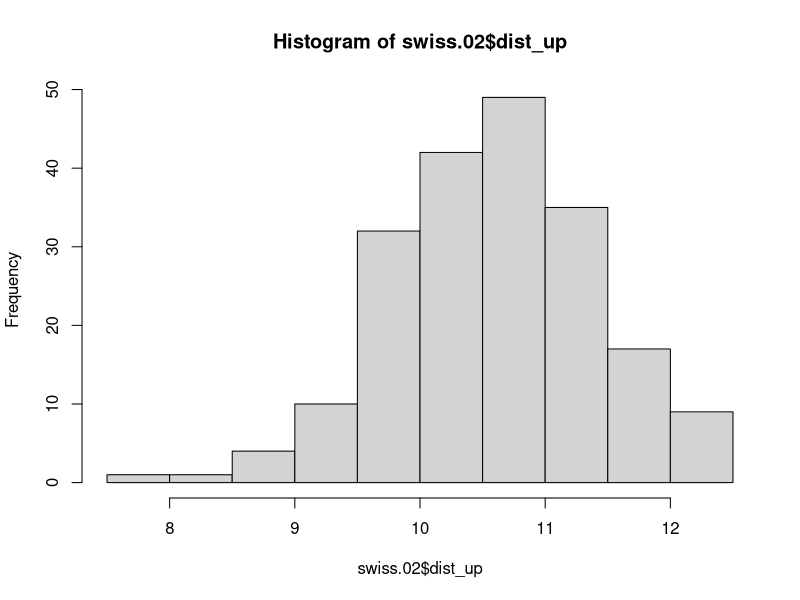
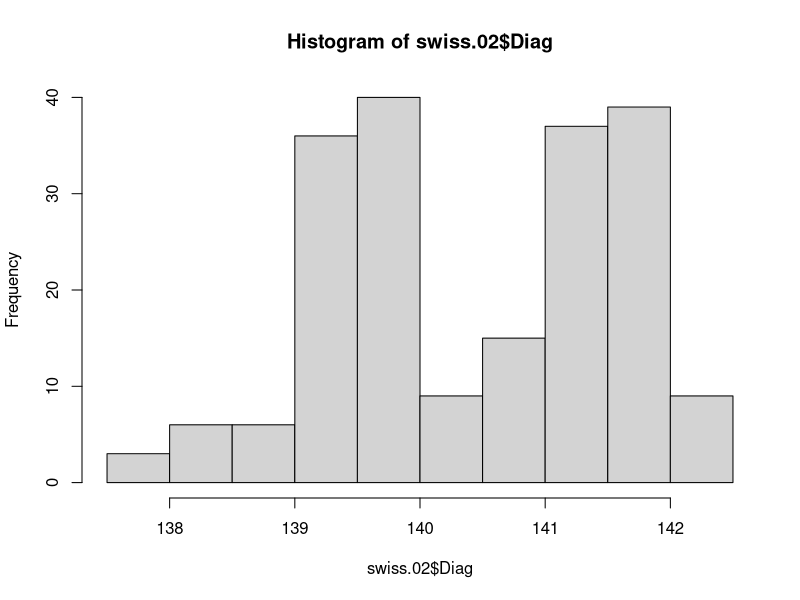
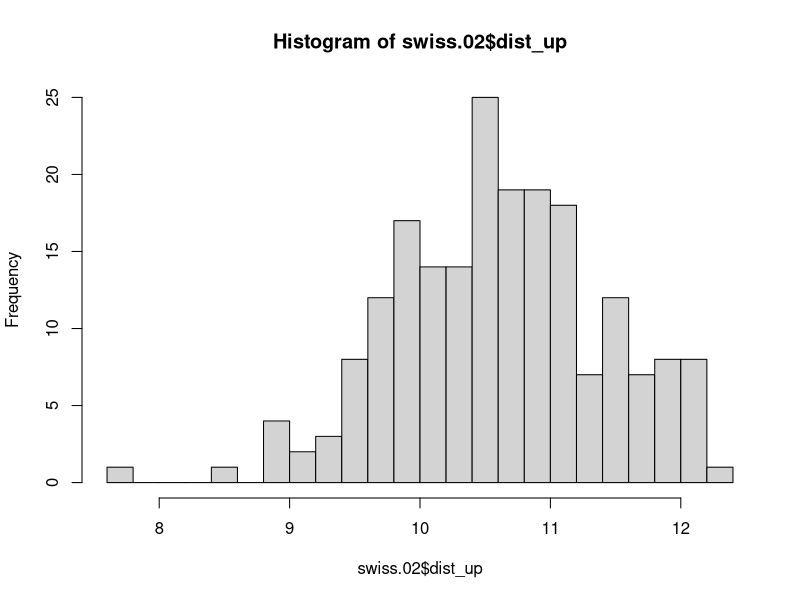
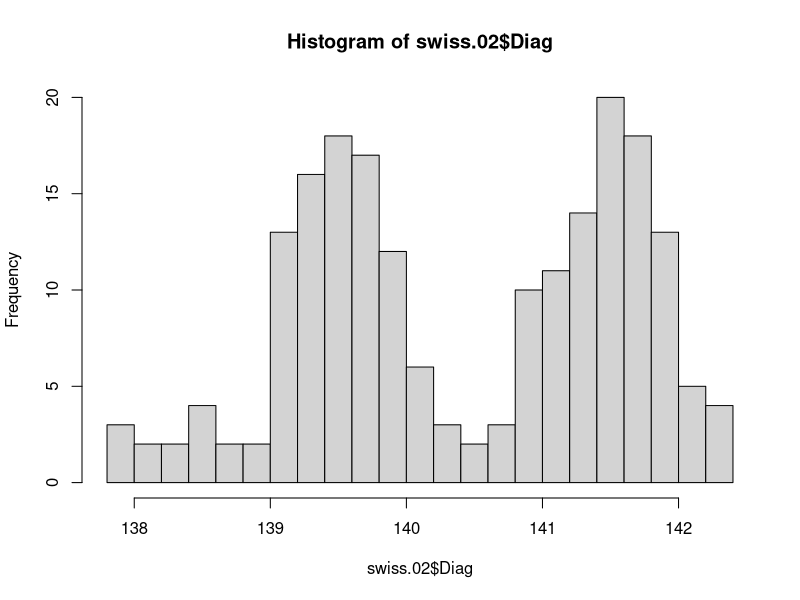
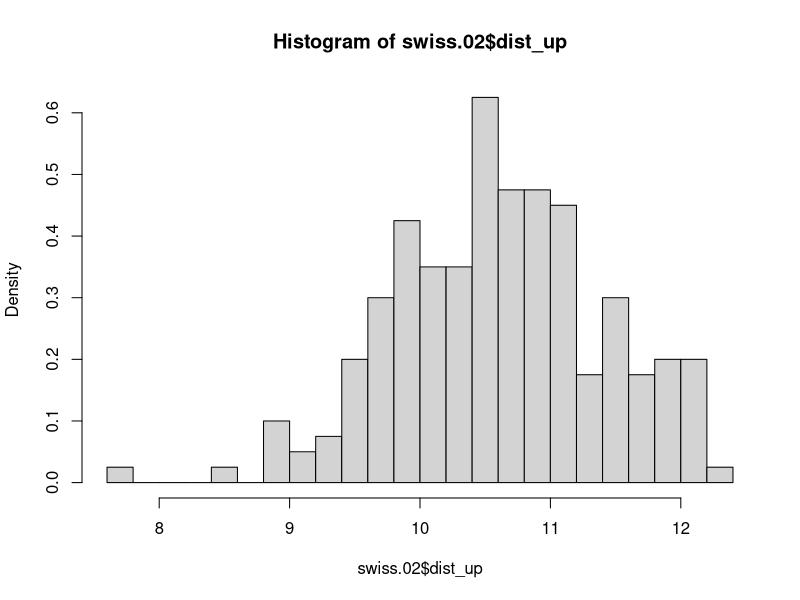

The R source for these figures, in order: (Note: this script raises an error after producing the figures.)
#### Знакомство с R. Набор данных Swiss Bank Notes.
#### Версия 26.02.2016

# Задача: предложить процедуру, которая различала бы фальшивые и подлинные
# банкноты Швейцарии.
# Описание данных находится в файле Swiss Bank Notes_описание.doc

# Не забыть установить рабочий каталог, R ищет данные в нем.
setwd("week_02/data")

## Шаг 1. Читаем данные, они находятся в файле Swiss_Bank_Notes_R

# В результате получится таблица с данными, которую будем называть swiss.01
swiss.01 <- read.table("Swiss Bank Notes.dat", header=TRUE, sep="", dec=",")
# read.table - это функция.
# В круглых скобках - аргументы функции.
# "Swiss Bank Notes.dat" - путь к файлу с данными по отношению к рабочему
# каталогу.
# header - указываем, есть в первой строке названия переменных, или нет.
# sep - указываем, какой символ отделяет поля данных.
# dec - символ, который отделяет десятичные знаки.

# Результат импорта не показан.
# Чтобы посмотреть, что получилось, чтобы убедиться, что все правильно,
# наберем
swiss.01

# Дальше я постоянно буду вызывать созданные объекты,
# чтобы проверить себя и убедиться, что все хорошо

## Шаг 2. Добавляется новый столбец – индикатор типа банкнот.

# Информация, какие банкноты подлинные, а какие нет, представлена неудобно.
# Удобнее, когда присутствует столбец-индикатор.
# Создадим его и назовем этот столбец origin.
# Код '1' = банкнота подлинная, код '0' = банкнота фальшивая.
# Новую таблицу с данными будем называть swiss.02

# 1-й вариант решения

# Создадим вектор, первые 100 элементов равны 1, следующие 100 - 0
origin <- c(rep(1, 100), rep(0, 100))
# Объединяем таблицу и вектор в новую таблицу
swiss.02 <- data.frame(swiss.01, origin)
swiss.02
# Присвоение в R записывается <- или =

## Типы данных в R

# Проверка типа данных у объекта
class(swiss.02)

# Скаляр — скаляров в R нет. Скаляр — это вектор длины 1
# Векторы
# - числовые (numeric)
# - текстовые (character)
# - логические (logical)
# - факторы (factors) (о них позднее)
# - временные ряды (ts) (о них позднее)
# Матрицы (matrix)
# Таблицы (data.frame) (вытесняется data.table)
# Cписок (list)

# 2-й вариант решения

# сначала удалим данные из памяти для чистоты эксперимента
rm(swiss.02, origin)

# Команда rm(имя, имя, имя)
# Удаляет перечисленные в скобках объекты из пути поиска и  
# тем самым очищает память.
# Команда rm(list = ls(all = TRUE)) полностью очищает память
swiss.02 <- swiss.01
swiss.02$origin <- c(rep(1, 100), rep(0, 100))

# 3-й вариант решения

# сначала удалим данные из памяти для чистоты эксперимента
rm(swiss.02, origin)
origin <- 0

# Разберитесь, как объединяется таблица и скаляр…
swiss.02 <- data.frame(swiss.01, origin)
swiss.02$origin[1:100] <-1
swiss.02

# проверяем имена переменных: проверим себя, вдруг что-то забыли
names(swiss.02)

## Шаг 3. Выполнение программ (скриптов) в R

# Сначала удалим всю информацию из памяти
# rm(swiss.01, swiss.02, origin)

# Теперь выполним программу
# возможно, придется редактировать строку, в которой читается файл
# source("script_1")

## Шаг 4. Знакомство с данными. Описательные статистики.

dim(swiss.02)

# Для векторов length(swiss.02)
nrow(swiss.02)
ncol(swiss.02)
str(swiss.02)
summary(swiss.02)

## Шаг 5. Гистограмма.

# Вариант 1. Все параметры задаются по умолчанию
hist(swiss.02$dist_up)
hist(swiss.02$Diag)

# Вопрос: что измеряется на вертикальной оси координат?
# по умолчанию ширина столбца вычисляется по правилу “Sturges”.
# По правилу Sturges'а число столбцов k = log2(n)+1
# breaks = "Scott"
# breaks = "Freedman-Diaconis".

# Вариант 2. Задаем число столбцов, 
# остальные параметры задаются по умолчанию
hist(swiss.02$dist_up, breaks=18)
hist(swiss.02$Diag, breaks=18)

# Вопрос: Почему столбцов гистограммы не 18?

# Вариант 3. Задаем число столбцов и способ вычисления высоты столбца,
# остальные параметры задаются по умолчанию
hist(swiss.02$dist_up, breaks=18, probability=TRUE)

# Дополнительно. При построении гистограммы можно задавать границы
# интервалов, над которыми строятся столбики. Как-то так...
hist(x, breaks=b, ...)
# Но для этого надо предварительно заготовить вектор b
# с координатами точек – границ интервалов

## Шаг 6. Столбиковая диаграмма.

# Строим столбиковую диаграмму
# Пример. Смертность в штате Вирджиния - находится во в 
# поставляемом вместе с набором данных VADeaths. 
# Посмотрим его:
VADeaths

barplot(VADeaths, beside=TRUE, legend=TRUE, ylim=c(0, 90),
        ylab="Deaths per 1000", main="Death rates in Virginia")

# Вопрос: в чем разница с гистограммой?

## Шаг 7. Круговая диаграмма.

groupsizes <- c(18, 30, 32, 10, 10)
labels <- c("A", "B", "C", "D", "F")
pie(groupsizes, labels, col=c("grey40", "white", "grey", "black", "grey90"))

## Шаг 8. Диаграмма рассеивания.

# Строим диаграмму рассеивания
plot(swiss.02$Length, swiss.02$Diag)

## Шаг 9. Использование цвета на графике.

# Вариант 1
# Строим диаграмму рассеивания, при этом точки, соответствующие фальшивым
# и подлинным банкнотам отмечаем разными символами.
# Сначала рисуем пустые оси координат, смасштабированные
# «правильным образом»
plot(swiss.02$Length, swiss.02$Diag, type="n", xlab="Length",
     ylab="Diagonal", main="Swiss Bank Notes")
# Добавляем точки, соответствующие подлинным банкнотам
points(swiss.02$Length[swiss.02$origin==1],
       swiss.02$Diag[swiss.02$origin==1],pch=3)
# Добавляем точки, соответствующие фальшивым банкнотам
points(swiss.02$Length[swiss.02$origin==0],
       swiss.02$Diag[swiss.02$origin==0],pch=1)
# Обратите внимание на разницу между = и ==

# Вариант 2
# Строим диаграмму рассеивания, точки, соответствующие фальшивым и
# подлинным банкнотам отмечаем разными символами и разным цветом.
plot(swiss.02$Length, swiss.02$Diag, type="n", xlab="Length",
     ylab="Diagonal", main="Swiss Bank Notes")
points(swiss.02$Length[swiss.02$origin==1],
       swiss.02$Diag[swiss.02$origin==1],pch=3, col=3)
points(swiss.02$Length[swiss.02$origin==0],
       swiss.02$Diag[swiss.02$origin==0],pch=1, col=6)

## Шаг 10. Матрица диаграмм рассеивания

# Вариант 1
plot(swiss.02)
# Вариант 2
pairs(swiss.02)
# Просто для сведения:
pairs(swiss.01, main = "Швейцарские банкноты",
      pch = c(21), cex = 1, bg = c("red","green")[as.factor(swiss.02$origin)])

## Шаг 11. Факторы.

# Что понимается под фактором? Зачем их вводить?
# объясняем пакету, что переменную origin надо считать фактором
swiss.02$origin <- as.factor(swiss.02$origin)

# проверяем, действительно ли переменная origin стала фактором
is.factor(swiss.02$origin)
class(swiss.02$origin)

## Шаг 12. Ящик с усами.

# строим ящик с усами, фактор должен быть указан первым...
plot(swiss.02$origin, swiss.02$Diag)

# если этого не сделать, если переменные поставить не в том порядке
# вместо ящика с усами получим…
plot(swiss.02$Diag, swiss.02$origin)

## Шаг 13. Добавление текста на график.

# так на график добавляется заголовок
title("Boxplot", "Swiss Bank Notes")
# Заголовок можно определять как опцию в команде, которая строит график…

# так на график добавляется заголовок и подписи осей
plot(swiss.02$Length, swiss.02$Diag, xlab="Length", ylab="Diagonal")
title("Swiss Bank Notes")

# заголовок и подписи осей можно добавлять и так
plot(swiss.02$Length, swiss.02$Diag,
     xlab="Length", ylab="Diagonal", main="Swiss Bank Notes")
# Такой перенос строки программа поймет:
# раз скобки не закрыты, значит ввод команды не завершен.
